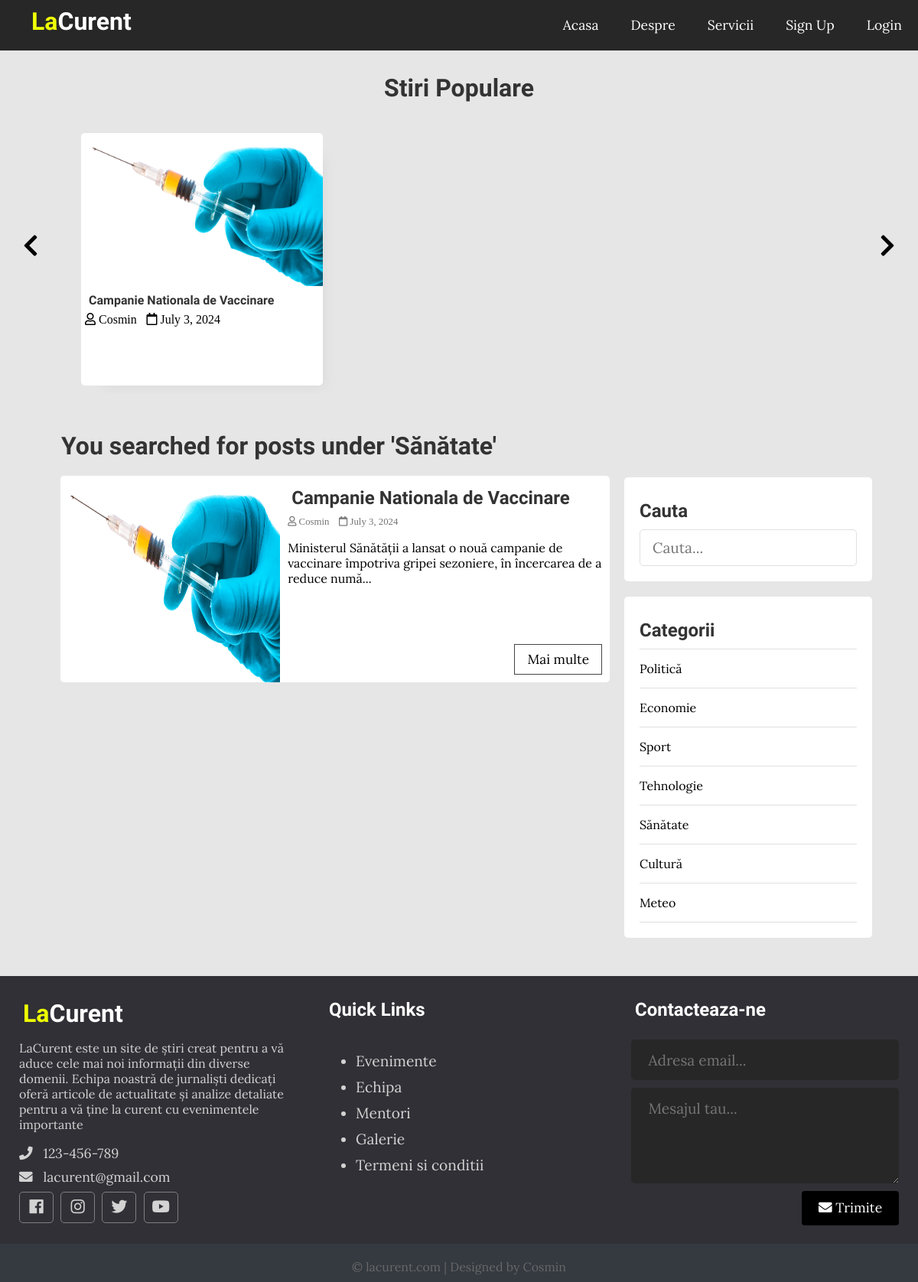
The page /index.php?t_id=6&name=Sănătate on the database its author committed.
### tables this page shows
CREATE TABLE `posts` (
  `id` int(11) NOT NULL,
  `user_id` int(11) NOT NULL,
  `topic_id` int(11) DEFAULT NULL,
  `title` varchar(255) NOT NULL,
  `image` varchar(255) NOT NULL,
  `body` text NOT NULL,
  `published` tinyint(4) NOT NULL,
  `created_at` datetime NOT NULL DEFAULT current_timestamp()
);

CREATE TABLE `users` (
  `id` int(11) NOT NULL,
  `admin` tinyint(4) NOT NULL,
  `username` varchar(255) NOT NULL,
  `email` varchar(255) NOT NULL,
  `password` varchar(255) NOT NULL,
  `created_at` timestamp NOT NULL DEFAULT current_timestamp()
);

CREATE TABLE `topics` (
  `id` int(11) NOT NULL,
  `name` varchar(100) NOT NULL,
  `description` text NOT NULL
);

### app/database/db.php (called while the page is built, shortened)
<?php
require('connect.php');
function executeQuery($sql, $data)
{
    global $conn;
    $stmt = $conn->prepare($sql);
    $values = array_values($data);
    $types = str_repeat('s', count($values));
    $stmt->bind_param($types, ...$values);
    $stmt->execute();
    return $stmt;
}
function selectAll($table, $conditions = [])
{
    global $conn;
    $sql = "SELECT * FROM $table";
    if (empty($conditions)) {
        $stmt = $conn->prepare($sql);
        $stmt->execute();
        $records = $stmt->get_result()->fetch_all(MYSQLI_ASSOC);
        return $records;
    }
}
function getPostsByTopicId($topic_id)
{
    $sql = "SELECT p.*, u.username FROM posts AS p JOIN users AS u ON p.user_id=u.id WHERE p.published=? AND topic_id=?";
    $stmt = executeQuery($sql, ['published' => 1, 'topic_id' => $topic_id]);
    $records = $stmt->get_result()->fetch_all(MYSQLI_ASSOC);
    return $records;
}

### app/controllers/topics.php (called while the page is built, shortened)
<?php
include(ROOT_PATH . "/app/database/db.php");
$table = 'topics';
$topics = selectAll($table);

### index.php (the view, shortened to what this page needs)
<?php
include(ROOT_PATH . "/app/controllers/topics.php");
$posts = array();
$postsTitle = 'Stiri recente';
if (isset($_GET['t_id'])) {
  $posts = getPostsByTopicId($_GET['t_id']);
  $postsTitle = "You searched for posts under '" . $_GET['name'] . "'";
} else if (isset($_POST['search-term'])) {
  $postsTitle = "You searched for '" . $_POST['search-term'] . "'";
  $posts = searchPosts($_POST['search-term']);
} else {
  $posts = getPublishedPosts();
}
?>
<!DOCTYPE html>
<html lang="en">
<head>
  <link rel="stylesheet" href="https://use.fontawesome.com/releases/v5.7.2/css/all.css"
>
  <link rel="stylesheet" href="assets/css/style.css">
</head>
<body>
  <?php include(ROOT_PATH . "/app/includes/header.php"); ?>
  <div class="page-wrapper">
    <div class="post-slider">
      <h1 class="slider-title">Stiri Populare</h1>
      <i class="fas fa-chevron-left prev"></i>
      <i class="fas fa-chevron-right next"></i>
      <div class="post-wrapper">
        <?php foreach ($posts as $post): ?>
          <div class="post">
            <img src="<?php echo BASE_URL . '/assets/images/' . $post['image']; ?>" alt="" class="slider-image">
            <div class="post-info">
              <h4><a href="single.php?id=<?php echo $post['id']; ?>"><?php echo $post['title']; ?></a></h4>
              <i class="far fa-user"> <?php echo $post['username']; ?></i>
              <i class="far fa-calendar"> <?php echo date('F j, Y', strtotime($post['created_at'])); ?></i>
            </div>
          </div>
        <?php endforeach; ?>
      </div>
    </div>
    <div class="content clearfix">
      <div class="main-content">
        <h1 class="recent-post-title"><?php echo $postsTitle ?></h1>
        <?php foreach ($posts as $post): ?>
          <div class="post clearfix">
            <img src="<?php echo BASE_URL . '/assets/images/' . $post['image']; ?>" alt="" class="post-image">
            <div class="post-preview">
              <h2><a href="single.php?id=<?php echo $post['id']; ?>"><?php echo $post['title']; ?></a></h2>
              <i class="far fa-user"> <?php echo $post['username']; ?></i>
              <i class="far fa-calendar"> <?php echo date('F j, Y', strtotime($post['created_at'])); ?></i>
              <p class="preview-text">
                <?php echo html_entity_decode(substr($post['body'], 0, 150) . '...'); ?>
              </p>
              <a href="single.php?id=<?php echo $post['id']; ?>" class="btn read-more">Mai multe</a>
            </div>
          </div>
        <?php endforeach; ?>
      </div>
      <div class="sidebar">
        <div class="section search">
          <h2 class="section-title">Cauta</h2>
          <form action="index.php" method="post">
            <input type="text" name="search-term" class="text-input" placeholder="Cauta...">
          </form>
        </div>
        <div class="section topics">
          <h2 class="section-title">Categorii</h2>
          <ul>
            <?php foreach ($topics as $key => $topic): ?>
              <li><a href="<?php echo BASE_URL . '/index.php?t_id=' . $topic['id'] . '&name=' . $topic['name'] ?>"><?php echo $topic['name']; ?></a></li>
            <?php endforeach; ?>
          </ul>
        </div>
      </div>
    </div>
  </div>
  <?php include(ROOT_PATH . "/app/includes/footer.php"); ?>
</body>
</html>

### assets/css/style.css (style rules this page uses)
* { box-sizing: border-box; }
html, body { height: 100%; padding: 0px; margin: 0px; background: #e6e6e6; font-family: "Lora", serif; }
h1, h2, h3, h4, h5, h6 { font-family: "Candal", serif; color: #333333; margin: 5px; }
a { text-decoration: none; color: inherit; }
.clearfix::after { content: ""; display: block; clear: both; }
.btn { padding: 0.5rem 1rem; background: #000000; color: white; border: 1px solid transparent; border-radius: 0.25rem; font-size: 1.08em; font-family: "Lora", serif; }
.text-input { padding: 0.7rem 1rem; display: block; width: 100%; border-radius: 5px; border: 1px solid #e0e0e0; outline: none; color: #444; line-height: 1.5rem; font-size: 1.2em; font-family: "Lora", serif; }
.page-wrapper { min-height: 100%; }
.post-slider { position: relative; }
.post-slider .slider-title { text-align: center; margin: 30px auto; }
.post-slider .next { position: absolute; top: 50%; right: 30px; font-size: 2em; color: #000000; cursor: pointer; }
.post-slider .prev { position: absolute; top: 50%; left: 30px; font-size: 2em; color: #000000; cursor: pointer; }
.post-slider .post-wrapper { width: 84%; height: 350px; margin: 0px auto; overflow: hidden; padding: 10px 0px 10px 0px; }
.post-slider .post-wrapper .post { width: 300px; height: 330px; margin: 0px 10px; display: inline-block; background: white; border-radius: 5px; box-shadow: 1rem 1rem 1rem -1rem #a0a0a033; }
.post-slider .post-wrapper .post .post-info { height: 130px; padding: 0px 5px; }
.post-slider .post-wrapper .post .slider-image { width: 100%; height: 200px; border-top-left-radius: 5px; border-top-right-radius: 5px; }
.content { width: 90%; margin: 30px auto 30px; }
.content .main-content { width: 70%; float: left; }
.content .main-content .post { width: 95%; height: 270px; margin: 20px auto; border-radius: 5px; background: white; position: relative; }
.content .main-content .post .post-preview i { color: #757575; font-size: 0.8em; }
.content .main-content .post .preview-text { line-height: 1.5em; font-size: 1.03em; color: #444; }
.content .main-content .post .read-more { position: absolute; bottom: 10px; right: 10px; border: 1px solid #444; background: transparent; border-radius: 0px; color: #000000 !important; }
.content .main-content .post .post-image { width: 40%; height: 100%; float: left; border-top-left-radius: 5px; border-bottom-left-radius: 5px; }
.content .main-content .post .post-preview { width: 60%; padding: 10px; float: right; }
.content .main-content .recent-post-title { margin: 20px; }
.content .sidebar { width: 30%; float: left; }
.content .sidebar .section { background: white; padding: 20px; border-radius: 5px; margin-bottom: 20px; }
.content .sidebar .section .section-title { margin: 10px 0px 10px 0px; }
.content .sidebar .section.search { margin-top: 80px; }
.content .sidebar .section.topics ul { margin: 0px; padding: 0px; list-style: none; border-top: 1px solid #e0e0e0; }
.content .sidebar .section.topics ul li a { display: block; padding: 15px 0px 15px 0px; border-bottom: 1px solid #e0e0e0; transition: all 0.3s; }

### rows shown on the page
posts: image (picture), title "Campanie Nationala de Vaccinare", user.username "Cosmin", created_at "July 3, 2024", body "Ministerul Sănătății a lansat o nouă campanie de vaccinare împotriva gripei sezoniere, în încercarea de a reduce numă..."
topics: name "Politică"
topics: name "Economie"
topics: name "Sport"
topics: name "Tehnologie"
topics: name "Sănătate"
topics: name "Cultură"
topics: name "Meteo"

### other values the page prints
$postsTitle "You searched for posts under 'Sănătate'"
